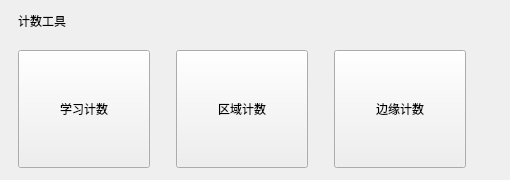
              <widget class="QFrame" name="countCategoryFrame">
               <property name="frameShape">
                <enum>QFrame::NoFrame</enum>
               </property>
               <property name="toolCategory" stdset="0">
                <bool>true</bool>
               </property>
               <layout class="QGridLayout" name="gridLayout_countCategoryFrame">
                <property name="leftMargin">
                 <number>18</number>
                </property>
                <property name="topMargin">
                 <number>12</number>
                </property>
                <property name="rightMargin">
                 <number>18</number>
                </property>
                <property name="bottomMargin">
                 <number>12</number>
                </property>
                <property name="horizontalSpacing">
                 <number>26</number>
                </property>
                <property name="verticalSpacing">
                 <number>20</number>
                </property>
                <item row="0" column="0" colspan="4">
                 <widget class="QLabel" name="countCategoryFrameTitleLabel">
                  <property name="text">
                   <string>计数工具</string>
                  </property>
                  <property name="categoryTitle" stdset="0">
                   <bool>true</bool>
                  </property>
                 </widget>
                </item>
                <item row="1" column="0">
                 <widget class="QToolButton" name="counterToolButton">
                  <property name="minimumSize">
                   <size>
                    <width>132</width>
                    <height>118</height>
                   </size>
                  </property>
                  <property name="text">
                   <string>学习计数</string>
                  </property>
                  <property name="icon">
                   <iconset resource="../resources/resources.qrc">
                    <normaloff>:/icons/tool.svg</normaloff>:/icons/tool.svg</iconset>
                  </property>
                  <property name="iconSize">
                   <size>
                    <width>46</width>
                    <height>46</height>
                   </size>
                  </property>
                  <property name="checkable">
                   <bool>true</bool>
                  </property>
                  <property name="toolButtonStyle">
                   <enum>Qt::ToolButtonTextUnderIcon</enum>
                  </property>
                  <property name="toolCard" stdset="0">
                   <bool>true</bool>
                  </property>
                 </widget>
                </item>
                <item row="1" column="1">
                 <widget class="QToolButton" name="areaCounterButton">
                  <property name="minimumSize">
                   <size>
                    <width>132</width>
                    <height>118</height>
                   </size>
                  </property>
                  <property name="text">
                   <string>区域计数</string>
                  </property>
                  <property name="icon">
                   <iconset resource="../resources/resources.qrc">
                    <normaloff>:/icons/tool.svg</normaloff>:/icons/tool.svg</iconset>
                  </property>
                  <property name="iconSize">
                   <size>
                    <width>46</width>
                    <height>46</height>
                   </size>
                  </property>
                  <property name="toolButtonStyle">
                   <enum>Qt::ToolButtonTextUnderIcon</enum>
                  </property>
                  <property name="toolCard" stdset="0">
                   <bool>true</bool>
                  </property>
                 </widget>
                </item>
                <item row="1" column="2">
                 <widget class="QToolButton" name="edgeCounterButton">
                  <property name="minimumSize">
                   <size>
                    <width>132</width>
                    <height>118</height>
                   </size>
                  </property>
                  <property name="text">
                   <string>边缘计数</string>
                  </property>
                  <property name="icon">
                   <iconset resource="../resources/resources.qrc">
                    <normaloff>:/icons/tool.svg</normaloff>:/icons/tool.svg</iconset>
                  </property>
                  <property name="iconSize">
                   <size>
                    <width>46</width>
                    <height>46</height>
                   </size>
                  </property>
                  <property name="toolButtonStyle">
                   <enum>Qt::ToolButtonTextUnderIcon</enum>
                  </property>
                  <property name="toolCard" stdset="0">
                   <bool>true</bool>
                  </property>
                 </widget>
                </item>
               </layout>
              </widget>
